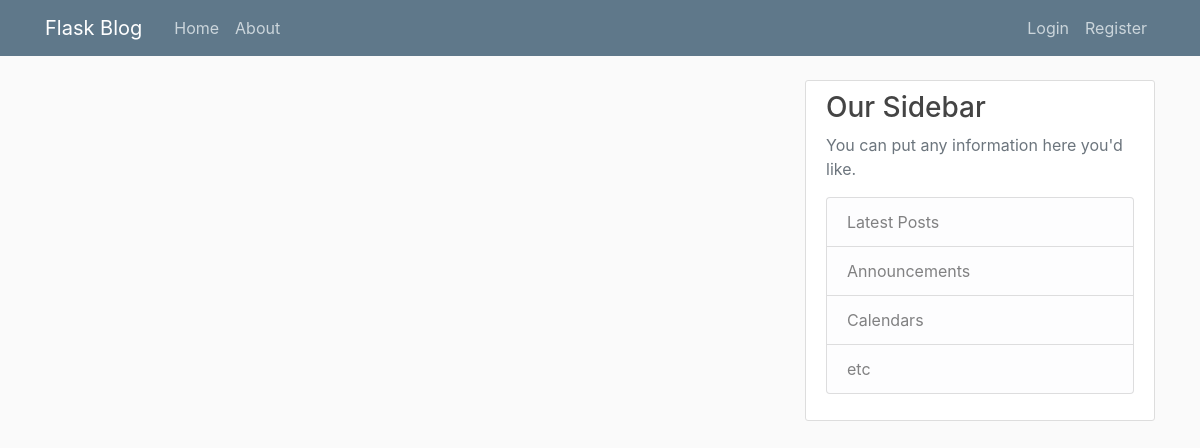
Page /home on the earlier database version.
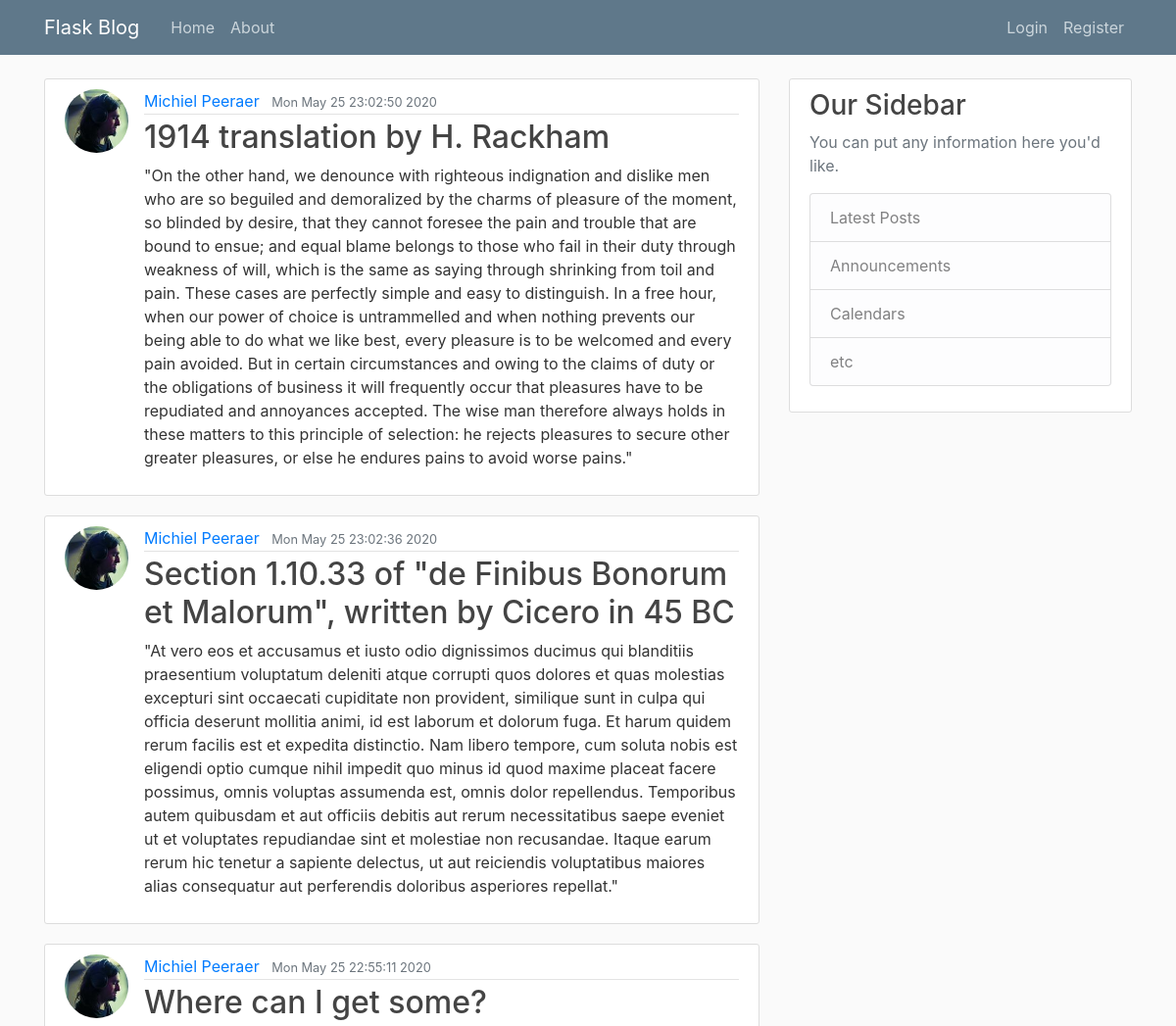
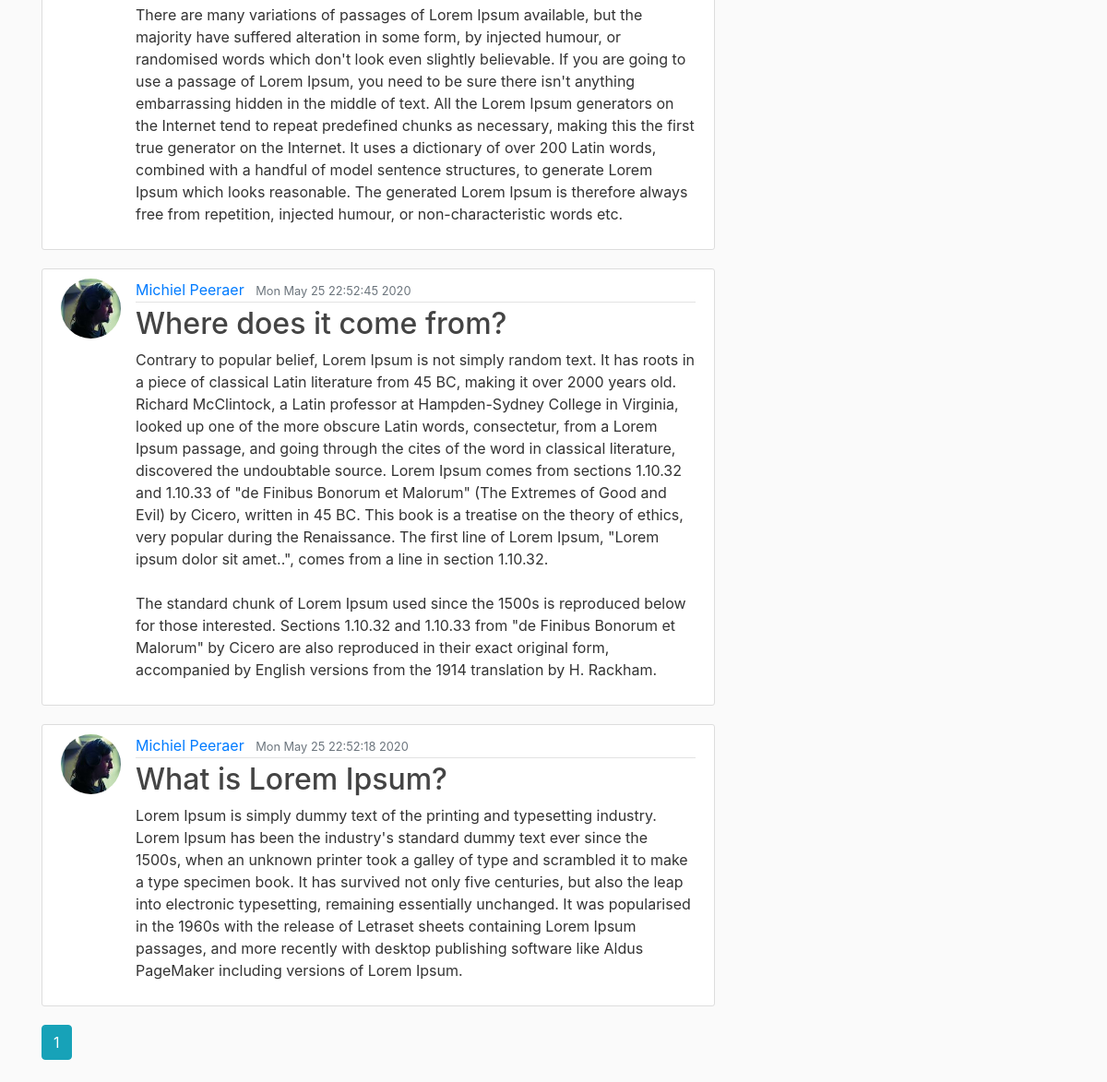
Same page on the later database version (2 pictures, top to bottom).
### flaskblog/models.py (models this page shows, shortened)
class Post(db.Model):
    id = db.Column(db.Integer, primary_key=True)
    title = db.Column(db.String(100), nullable=False)
    date_posted = db.Column(db.DateTime, nullable=False, default=datetime.now)
    content = db.Column(db.Text, nullable=False)
    user_id = db.Column(db.Integer, db.ForeignKey('user.id'), nullable=False)

class User(db.Model, UserMixin):
    id = db.Column(db.Integer, primary_key=True)
    username = db.Column(db.String(20), unique=True, nullable=False)
    email = db.Column(db.String(120), unique=True, nullable=False)
    image_file = db.Column(db.String(20), nullable=False, default='default.jpg')
    password = db.Column(db.String(60), nullable=False)
    posts = db.relationship('Post', backref='author', lazy=True)

### flaskblog/main/routes.py (the view)
@main.route("/")
@main.route("/home")
def home():
    page = request.args.get('page', 1, type=int)
    posts = Post.query.order_by(Post.date_posted.desc()).paginate(page=page, per_page=5)
    return render_template('home.html', posts=posts)

### flaskblog/templates/home.html (shortened to what this page needs)
{% extends "layout.html" %}
{% block content %}
    {% for post in posts.items %}
        <article class="media content-section">
            <img class="rounded-circle article-img" src="{{ url_for('static', filename='profile_pics/' + post.author.image_file) }}">
            <div class="media-body">
                <div class="article-metadata">
                    <a class="mr-2" href="{{ url_for('users.user_posts', username=post.author.username) }}">{{ post.author.username }}</a>
                    <small class="text-muted">{{ post.date_posted.strftime('%c') }}</small>
                </div>
                <h2><a class="article-title" href="{{ url_for('posts.post', post_id=post.id) }}">{{ post.title }}</a></h2>
                <p class="article-content">{{ post.content }}</p>
            </div>
        </article>
    {% endfor %}
    <div class="btn-group">
        {% for page_num in posts.iter_pages(left_edge=1, right_edge=1, left_current=1, right_current=2) %}
            {% if page_num %}
                {% if posts.page == page_num %}
                    <a class="btn btn-info mb-4" href="{{ url_for('main.home', page=page_num) }}">{{ page_num }}</a>
                {% else %}
                    <a class="btn btn-outline-info mb-4" href="{{ url_for('main.home', page=page_num) }}">{{ page_num }}</a>
                {% endif %}
            {% else %}
                <span class="btn btn-outline-info mb-4 disabled">...</span>
            {% endif %}
        {% endfor %}
    </div>
{% endblock content %}

### flaskblog/templates/layout.html (shortened to what this page needs)
<!DOCTYPE html>
<html lang="en">
<head>
    <link rel="stylesheet" href="https://stackpath.bootstrapcdn.com/bootstrap/4.5.0/css/bootstrap.min.css">
    <link rel="stylesheet" type="text/css" href="{{ url_for('static', filename='main.css') }}">
</head>
<body>
    <header class="site-header">
        <nav class="navbar navbar-expand-md navbar-dark bg-steel fixed-top">
            <div class="container">
                <a class="navbar-brand mr-4" href="/">Flask Blog</a>
                <div class="collapse navbar-collapse" id="navbarToggle">
                    <div class="navbar-nav mr-auto">
                        <a class="nav-item nav-link" href="{{ url_for('main.home') }}">Home</a>
                        <a class="nav-item nav-link" href="{{ url_for('main.about') }}">About</a>
                    </div>
                    <div class="navbar-nav">
                        {% if current_user.is_authenticated %}
                            <a class="nav-item nav-link" href="{{ url_for('posts.new_post') }}">New Post</a>
                            <a class="nav-item nav-link" href="{{ url_for('users.account') }}">Account</a>
                            <a class="nav-item nav-link" href="{{ url_for('users.logout') }}">Logout</a>
                        {% else %}
                            <a class="nav-item nav-link" href="{{ url_for('users.login') }}">Login</a>
                            <a class="nav-item nav-link" href="{{ url_for('users.register') }}">Register</a>
                        {% endif %}
                    </div>
                </div>
            </div>
        </nav>
    </header>
    <main role="main" class="container">
        <div class="row">
            <div class="col-md-8">
                {% block content %}{% endblock content %}
            </div>
            <div class="col-md-4">
                <div class="content-section">
                    <h3>Our Sidebar</h3>
                    <p class='text-muted'>You can put any information here you'd like.
                        <ul class="list-group">
                            <li class="list-group-item list-group-item-light">Latest Posts</li>
                            <li class="list-group-item list-group-item-light">Announcements</li>
                            <li class="list-group-item list-group-item-light">Calendars</li>
                            <li class="list-group-item list-group-item-light">etc</li>
                        </ul>
                    </p>
                </div>
            </div>
        </div>
    </main>
</body>
</html>

### flaskblog/static/main.css (style rules this page uses)
body { background: #fafafa; color: #333333; margin-top: 5rem; }
h1, h2, h3, h4, h5, h6 { color: #444444; }
.bg-steel { background-color: #5f788a; }
.site-header .navbar-nav .nav-link { color: #cbd5db; }
.content-section { background: #ffffff; padding: 10px 20px; border: 1px solid #dddddd; border-radius: 3px; margin-bottom: 20px; }
.article-title { color: #444444; }
.article-content { white-space: pre-line; }
.article-img { height: 65px; width: 65px; margin-right: 16px; }
.article-metadata { padding-bottom: 1px; margin-bottom: 4px; border-bottom: 1px solid #e3e3e3 }

Differences in the rows shown:
added Post: image_file (picture), author.username "Michiel Peeraer", date_posted "Mon May 25 23:02:50 2020", title "1914 translation by H. Rackham", content "\"On the other hand, we denounce with righteous indignation and dislike men who are so beguiled and demoralized by the charms of pleasure of the moment, so blinded by desire, that they cannot foresee the pain and trouble that are bound to ensue; and equal blame belongs to those who fail in their duty through weakness of will, which is the same as saying through shrinking from toil and pain. These cases are perfectly simple and easy to distinguish. In a free hour, when our power of choice is untrammelled and when nothing prevents our being able to do what we like best, every pleasure is to be welcomed and every pain avoided. But in certain circumstances and owing to the claims of duty or the…"
added Post: image_file (picture), author.username "Michiel Peeraer", date_posted "Mon May 25 23:02:36 2020", title "Section 1.10.33 of \"de Finibus Bonorum et Malorum\", written by Cicero in 45 BC", content "\"At vero eos et accusamus et iusto odio dignissimos ducimus qui blanditiis praesentium voluptatum deleniti atque corrupti quos dolores et quas molestias excepturi sint occaecati cupiditate non provident, similique sunt in culpa qui officia deserunt mollitia animi, id est laborum et dolorum fuga. Et harum quidem rerum facilis est et expedita distinctio. Nam libero tempore, cum soluta nobis est eligendi optio cumque nihil impedit quo minus id quod maxime placeat facere possimus, omnis voluptas assumenda est, omnis dolor repellendus. Temporibus autem quibusdam et aut officiis debitis aut rerum necessitatibus saepe eveniet ut et voluptates repudiandae sint et molestiae non recusandae. Itaque…"
added Post: image_file (picture), author.username "Michiel Peeraer", date_posted "Mon May 25 22:55:11 2020", title "Where can I get some?", content "There are many variations of passages of Lorem Ipsum available, but the majority have suffered alteration in some form, by injected humour, or randomised words which don't look even slightly believable. If you are going to use a passage of Lorem Ipsum, you need to be sure there isn't anything embarrassing hidden in the middle of text. All the Lorem Ipsum generators on the Internet tend to repeat predefined chunks as necessary, making this the first true generator on the Internet. It uses a dictionary of over 200 Latin words, combined with a handful of model sentence structures, to generate Lorem Ipsum which looks reasonable. The generated Lorem Ipsum is therefore always free from…"
added Post: image_file (picture), author.username "Michiel Peeraer", date_posted "Mon May 25 22:52:45 2020", title "Where does it come from?", content "Contrary to popular belief, Lorem Ipsum is not simply random text. It has roots in a piece of classical Latin literature from 45 BC, making it over 2000 years old. Richard McClintock, a Latin professor at Hampden-Sydney College in Virginia, looked up one of the more obscure Latin words, consectetur, from a Lorem Ipsum passage, and going through the cites of the word in classical literature, discovered the undoubtable source. Lorem Ipsum comes from sections 1.10.32 and 1.10.33 of \"de Finibus Bonorum et Malorum\" (The Extremes of Good and Evil) by Cicero, written in 45 BC. This book is a treatise on the theory of ethics, very popular during the Renaissance. The first line of Lorem Ipsum,…"
added Post: image_file (picture), author.username "Michiel Peeraer", date_posted "Mon May 25 22:52:18 2020", title "What is Lorem Ipsum?", content "Lorem Ipsum is simply dummy text of the printing and typesetting industry. Lorem Ipsum has been the industry's standard dummy text ever since the 1500s, when an unknown printer took a galley of type and scrambled it to make a type specimen book. It has survived not only five centuries, but also the leap into electronic typesetting, remaining essentially unchanged. It was popularised in the 1960s with the release of Letraset sheets containing Lorem Ipsum passages, and more recently with desktop publishing software like Aldus PageMaker including versions of Lorem Ipsum."
Other differences:
new list line: "1"
